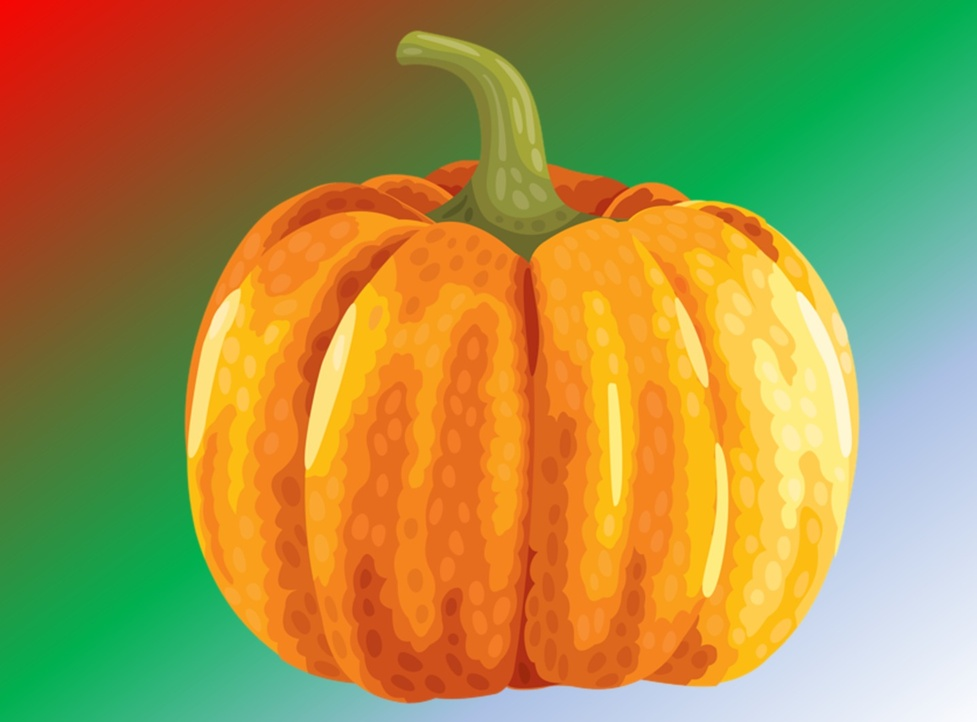
#> input picture M10 Program/Labbu.jpg, 977 x 722 px, shrunk from 1436 x 1061 before the run
$ python Labu.py
#> lines starting #> are read from the running program, lines starting #| are printed output that depends on the picture; after the words box and inside, x2 and y2 are one past the last pixel; in counts of white or black regions, pixels touching at a corner belong together
print("\033c")  # To clear the screen
import numpy as np
from matplotlib import pyplot as plt

#++++++++++++++++++++++++++++++++++++++++++++++++++++++++++++++++++++++++++++++
print ("(1) ACQUIRING USER ENTRIES: FILE NAME OF THE PICTURE, SIZE OF THE LENSE,")
print ("    VAR_TH, AND HOW THE PICTURE IS SPLIT INTO SUB_IMAGES...")
#++++++++++++++++++++++++++++++++++++++++++++++++++++++++++++++++++++++++++++++
dir = ""
nama_file_input = "Labbu"
sld = 0.05   # 0.02 means that scanning lense diameter is 2% of image height (row).
var_th_normal = 0.1 # Any scanning region that has 0.2 of max_var will be detected.
sub_image_structure = [1, 1] # [8,8] means that the image is split into 8x8 sub-images.
warna_kontur = 0
print("")

# Constants for color to grayscale conversion
r = 0.3333; g = 0.3333; b = 1 - r - g

def menghitung_dan_menampung_var(ori_gs, TM, BM, LM, RM, hld):
    tabel_var = []
    for y in range(TM, BM, hld):
        for x in range(LM, RM, hld):
            lense = ori_gs[y-hld:y+hld+1, x-hld:x+hld+1]
            if lense.size > 1:
                with np.errstate(divide='ignore', invalid='ignore'):  # Temporarily suppress warnings
                    var = np.var(lense)
                    if not np.isnan(var):  # Check for NaN values
                        tabel_var.append(var)
                    else:
                        tabel_var.append(0)  # Replace NaN with 0 or any preferred default
            else:
                tabel_var.append(0)  # Handle cases with too few elements
    return tabel_var

def buat_daftar_batas_sub_images(sub_image_structure, TM, BM, LM, RM):
    nos = sub_image_structure[0] * sub_image_structure[1]
    row_sub, col_sub = sub_image_structure[0], sub_image_structure[1]
    batas_sub_images = np.zeros((row_sub, col_sub, 4), dtype=int)
    delta_y = round((BM - TM) / row_sub)
    delta_x = round((RM - LM) / col_sub)
    for i in range(row_sub):
        for j in range(col_sub):
            batas_sub_images[i, j] = [TM + i * delta_y - hld, TM + (i + 1) * delta_y - hld, LM + j * delta_x - hld, LM + (j + 1) * delta_x - hld]
    batas_sub_images = batas_sub_images.reshape(nos, 4)
    batas_sub_images = np.append(batas_sub_images, [[0, 0, 0, 0]], axis=0)
    return batas_sub_images

def cari_koordinat_edge(ori_gs, batas_sub_images, hld, var_th):
    m, n = np.shape(batas_sub_images)
    koordinat_obj = np.zeros((m, 2), dtype=int)
    for i in range(m):
        y1, y2, x1, x2 = batas_sub_images[i]
        for y in range(y1, y2, hld):
            for x in range(x1, x2, hld):
                lense = ori_gs[y-hld:y+hld+1, x-hld:x+hld+1]
                if np.var(lense) > var_th:
                    koordinat_obj[i] = [y, x]
                    break
            else:
                continue
            break
        if not any(koordinat_obj[i]):
            koordinat_obj[i] = [1, 1]
    return koordinat_obj

def next_max_var(ori_gs, curr_dir, y, x):
    next_dir = ""
    y_temp, x_temp = 0, 0
    max_var = 0

    directions = {'east': (0, hld), 'west': (0, -hld), 'south': (hld, 0), 'north': (-hld, 0)}
    for direction, (dy, dx) in directions.items():
        if direction == {'east': 'west', 'west': 'east', 'south': 'north', 'north': 'south'}.get(curr_dir):
            continue
        ny, nx = y + dy, x + dx
        lense = ori_gs[ny-hld:ny+hld+1, nx-hld:nx+hld+1]
        if lense.size > 1:
            with np.errstate(divide='ignore', invalid='ignore'):
                var = np.var(lense)
                if not np.isnan(var):
                    if var > max_var:
                        max_var = var
                        next_dir = direction
                        y_temp, x_temp = ny, nx
        else:
            max_var = 0

    return next_dir, y_temp, x_temp


def lukis_kontur(ori_gs, buffer, y, x):
    y_start, x_start = y, x
    curr_dir = ""
    distance = row
    batas = round(1.5 * (row + row + col + col) / hld)
    for j in range(batas):
        next_dir, y_next, x_next = next_max_var(ori_gs, curr_dir, y, x)
        buffer[y-hld:y+hld+1, x-hld:x+hld+1] = warna_kontur
        curr_dir, y, x = next_dir, y_next, x_next
        distance = round(((y_next - y_start)**2 + (x_next - x_start)**2)**0.5)
        if j > 10 and distance < round(0.8 * sld):
            break
    return buffer

print("(2) MAIN PROGRAM ...")
print("    CONTOUR DETECTION USING MAXIMUM VARIANCE IS TAKING PLACE...")
print("    During operation, measurement is done to the ori_gs, without changing any of its pixels.")
print("    Marking is done only to the buffer.")
print("    At last, cropping is done to the original color picture (pic).")
print("")

print("(i)  PREPARATION: CREATING NEW VARIABLES BASED ON USER ENTRIES ...")
pic = plt.imread(dir + nama_file_input + ".jpg")
#> pic is the input picture: shape (722, 977, 3); mean R, G, B 164.9, 144.9, 74.4
row, col, depth = np.shape(pic)
#> row = 722; col = 977; depth = 3
print("     col, row, depth =", row, ",", col, ",", depth, ".\n")
#|      col, row, depth = 722 , 977 , 3 .
ori_gs = np.uint8(r * pic[:, :, 0] + g * pic[:, :, 1] + b * pic[:, :, 2])
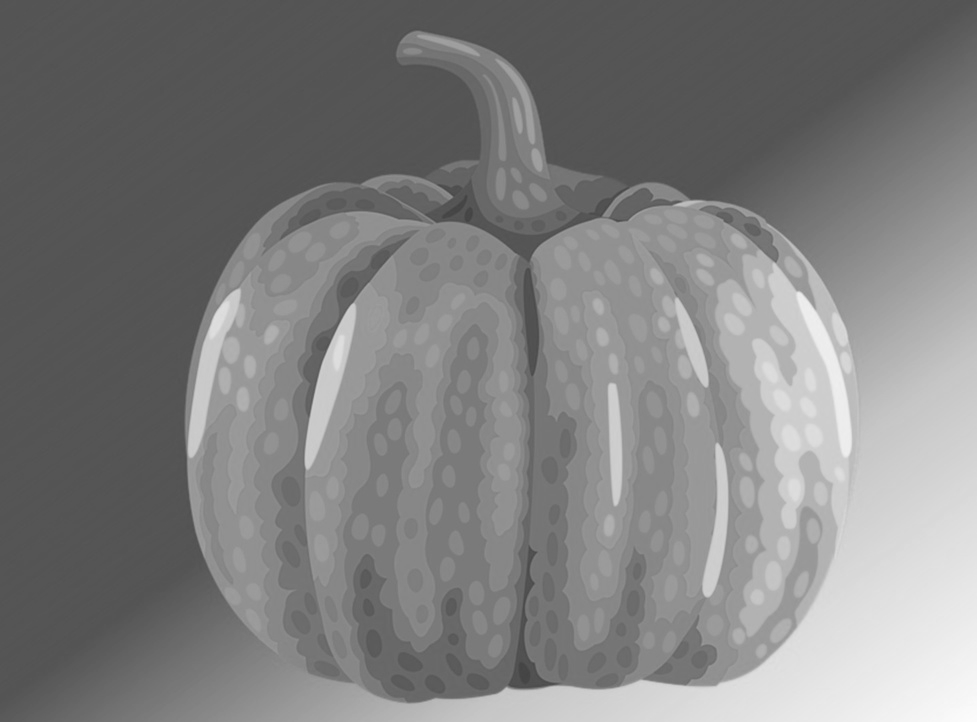
#> ori_gs: shape (722, 977); min 66, max 251, mean 127.5
buffer = np.copy(ori_gs)

sld = round(sld * row)
#> sld = 36
hld = round(0.5 * sld)
#> hld = 18

TM = round(1.5 * sld)
#> TM = 54
BM = round(row - 0.5 * sld)
#> BM = 704
LM = round(1.5 * sld)
#> LM = 54
RM = round(col - 0.5 * sld)
#> RM = 959

nos = sub_image_structure[0] * sub_image_structure[1]

print("(ii) STATISTICS: FINDING max_var AND var_th OF THE WHOLE PICTURE...")
print("     The max(var) is used to define var_th.")
print("     Then var_th will be the threshold when detecting an object's contour.")
tabel_var = menghitung_dan_menampung_var(ori_gs, TM, BM, LM, RM, hld)
#> after the loop in menghitung_dan_menampung_var, `for y in range(TM, BM, hld):`:
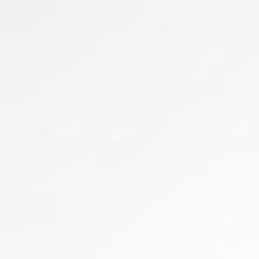
#> lense: shape (37, 37) (shown 7 times larger); min 241, max 251, mean 245.8
#> after the loop in menghitung_dan_menampung_var, `for y in range(TM, BM, hld):`: tabel_var = 1887 values, max 2985.1 at index 1811, min 0.196 at index 464, mean 175.2
print("      var_th_normal =", var_th_normal)
var_th = round(var_th_normal * max(tabel_var))
#> var_th = 299
print("      min(var), max(var), var_th =", round(min(tabel_var)), ",", round(max(tabel_var)), ",", var_th, ".\n")
#|       min(var), max(var), var_th = 0 , 2985 , 299 .

print("(iii) CREATING THE TABLE OF batas-batas sub-images BERDASARKAN sub_image_structure. \n")
batas_sub_images = buat_daftar_batas_sub_images(sub_image_structure, TM, BM, LM, RM)
#> batas_sub_images = [[36, 686, 36, 941], [0, 0, 0, 0]]

print("(iv) FIRST SCANNING: FINDING AN EDGE (GRIP) OF AN OBJECT WITHIN EVERY")
print("     SUB_IMAGE BASED ON batas_sub_images AND var_th...")
print("     The coordinates of the edges found (y, x) are stored in koordinat_obj.")
print("     var_th =", var_th)
#|      var_th = 299
print("")
koordinat_obj = cari_koordinat_edge(ori_gs, batas_sub_images, hld, var_th)
#> after the loop in cari_koordinat_edge, `for i in range(m):`: koordinat_obj = [[36, 396], [1, 1]]
#> koordinat_obj = [[36, 396], [1, 1]]
print("np.shape(batas_sub_images) =", np.shape(batas_sub_images))
#| np.shape(batas_sub_images) = (2, 4)
print("np.shape(koordinat_obj) =", np.shape(koordinat_obj))
#| np.shape(koordinat_obj) = (2, 2)
print("batas_sub_images =", batas_sub_images)
#| batas_sub_images = [[ 36 686  36 941]
#|  [  0   0   0   0]]
print("koordinat_obj =", koordinat_obj)
#| koordinat_obj = [[ 36 396]
#|  [  1   1]]

print("(v)  SECOND SCANNING. USING koordinat_obj AND MAX VAR METHOD, ")
print("     FIND OBJECT_S CONTOUR. OBJECT_S CONTOUR IS DRAWN FOR EVERY i.\n")
print("koordinat_obj =", koordinat_obj)
#| koordinat_obj = [[ 36 396]
#|  [  1   1]]

i = 0
# ... previous code ...
num_valid_sub_images = np.sum(koordinat_obj[:, 0] > 0)
#> num_valid_sub_images = 2

for i in range(num_valid_sub_images):  # Loop only up to the number of valid sub-images
    print("i, koordinat_obj[i,0], koordinat_obj[i,1] =", i, ",", koordinat_obj[i, 0], ",", koordinat_obj[i, 1])
    y, x = koordinat_obj[i]
    buffer = lukis_kontur(ori_gs, buffer, y, x)
#> this loop made 2 passes
#> (y, x, y_start in lukis_kontur, x_start in lukis_kontur) on passes 1 to 2: (36, 396, 36, 396), (1, 1, 1, 1)
#| i, koordinat_obj[i,0], koordinat_obj[i,1] = 0 , 36 , 396
#| i, koordinat_obj[i,0], koordinat_obj[i,1] = 1 , 1 , 1
#> pass 1, `buffer = lukis_kontur(ori_gs, buffer, y, x)`:
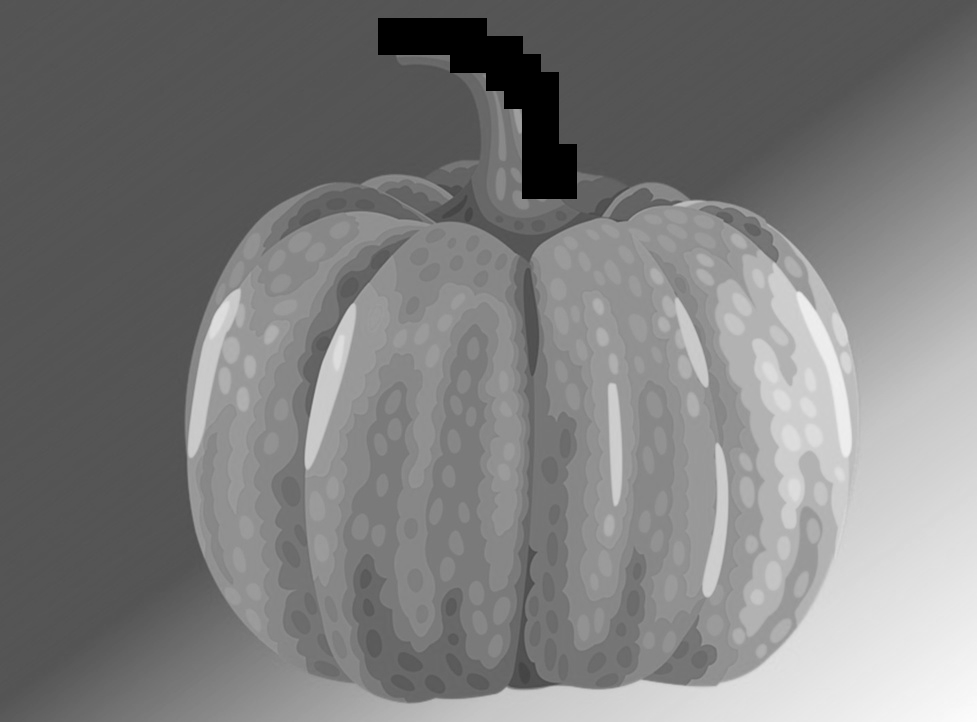
#> buffer: shape (722, 977); 1.85% of pixels changed, all inside (x1, y1, x2, y2) = (378, 18, 577, 199)


print("buffer =", buffer)
#> (printed output is left out)
plt.imsave(dir + nama_file_input + "_hasil.jpg", buffer, cmap='gray')
plt.imshow(buffer, cmap='gray')
plt.show()

print("\n\n(3) Acquiring the exact contour of the object...\n")
import cv2

# Convert buffer to binary image
_, binary_buffer = cv2.threshold(buffer, 128, 255, cv2.THRESH_BINARY)
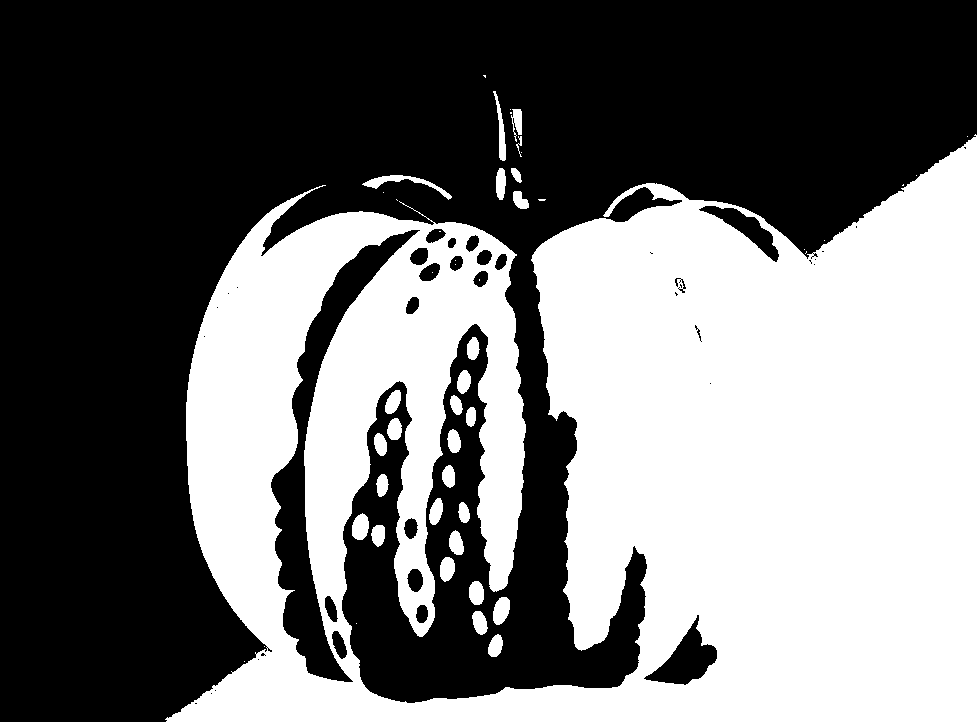
#> binary_buffer: shape (722, 977); 45.1% white; 49 white regions (21 under 20 px)

# Find contours using OpenCV
contours, _ = cv2.findContours(binary_buffer, cv2.RETR_EXTERNAL, cv2.CHAIN_APPROX_SIMPLE)
#> contours = 44 contours, 17 with area under 20; largest, box (x1, y1, x2, y2) and area: (165, 134, 977, 722) 326992, (362, 175, 452, 200) 408, (493, 597, 510, 625) 326, (352, 513, 369, 540) 324, (469, 581, 484, 605) 268

# Draw contours on the original image
contour_image = np.copy(pic)
cv2.drawContours(contour_image, contours, -1, (0, 255, 0), 3)
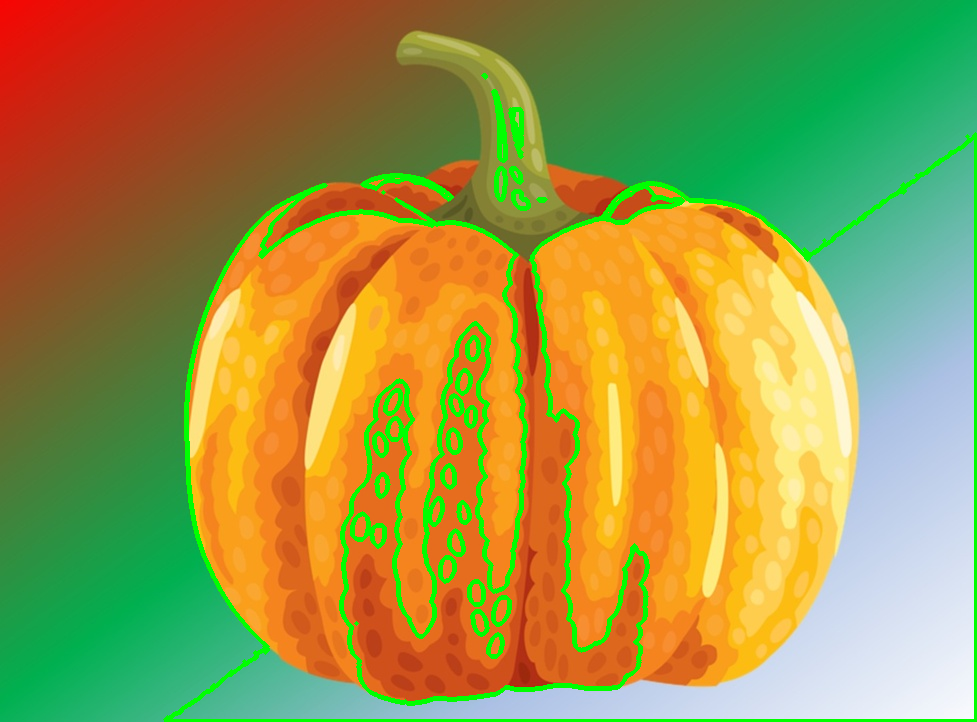
#> contour_image: shape (722, 977, 3); 4.63% of pixels changed, all inside (x1, y1, x2, y2) = (163, 73, 977, 722)

# Save and display the contour image
contour_image_path = dir + nama_file_input + "_contour.jpg"
plt.imsave(contour_image_path, contour_image)
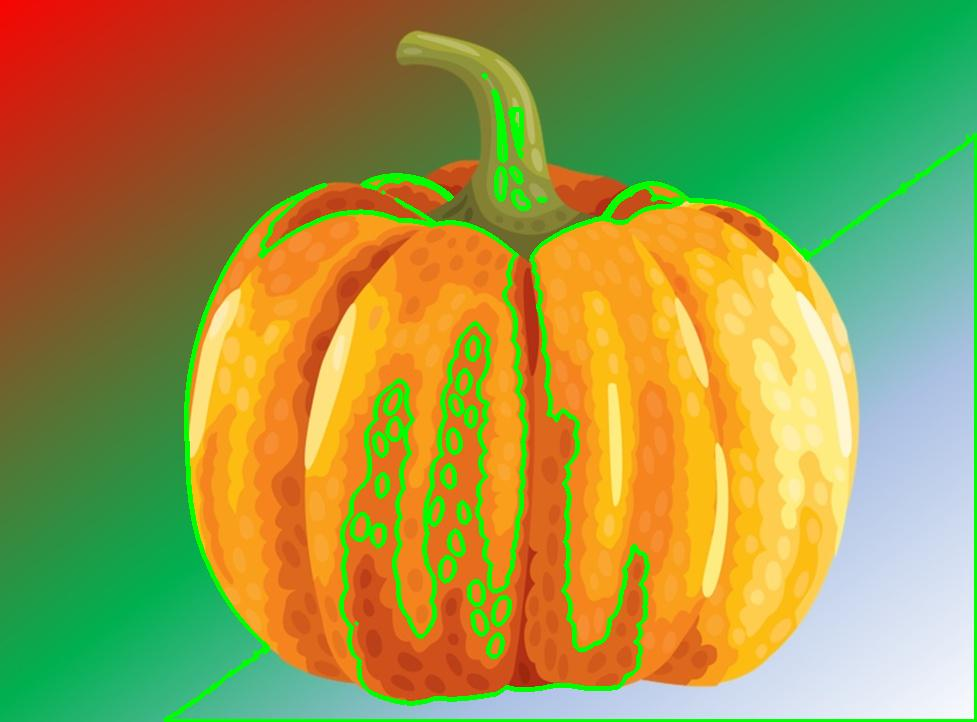
#> saved as Labbu_contour.jpg: shape (722, 977, 3); mean R, G, B 155.3, 150.1, 71.3
plt.imshow(contour_image)
plt.show()

# Calculate the area of the contours
area = sum(cv2.contourArea(contour) for contour in contours)
#> area = 332872.5
scale_factor = 1.1 * 1.6 / (row * col)  # Scaling factor to convert pixel area to square meters
area_in_meters = area * scale_factor
#> area_in_meters = 0.831

print(f"The cross-sectional area of the pumpkin is approximately {area_in_meters:.2f} square meters.")
#| The cross-sectional area of the pumpkin is approximately 0.83 square meters.

print("\n\n(4) Calculating the area of the black region inside the pumpkin...\n")
